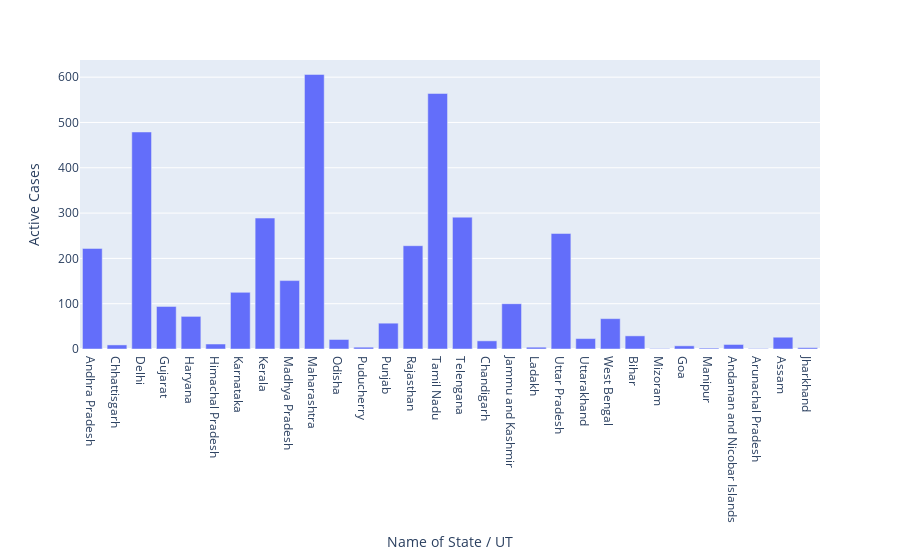

Notebook source saved alongside this figure:
### Code cell
px.bar(df,x='Name of State / UT',y='Active Cases',)

### Figure 1 — Plotly figure (JSON) as saved in the notebook; plotly's stock layout.template omitted (floating-point values rounded to 4 significant figures)
{"data": [{"alignmentgroup": "True", "hovertemplate": "Name of State / UT=%{x}<br>Active Cases=%{y}<extra></extra>", "legendgroup": "", "marker": {"color": "#636efa"}, "name": "", "offsetgroup": "", "orientation": "v", "showlegend": false, "textposition": "auto", "type": "bar", "x": ["Andhra Pradesh", "Chhattisgarh", "Delhi", "Gujarat", "Haryana", "Himachal Pradesh", "Karnataka", "Kerala", "Madhya Pradesh", "Maharashtra", "Odisha", "Puducherry", "Punjab", "Rajasthan", "Tamil Nadu", "Telengana", "Chandigarh", "Jammu and Kashmir", "Ladakh", "Uttar Pradesh", "Uttarakhand", "West Bengal", "Bihar", "Mizoram", "Goa", "Manipur", "Andaman and Nicobar Islands", "Arunachal Pradesh", "Assam", "Jharkhand"], "xaxis": "x", "y": [222, 9, 479, 94, 72, 11, 125, 289, 151, 606, 21, 4, 57, 228, 564, 291, 18, 100, 4, 255, 23, 67, 29, 1, 7, 2, 10, 1, 26, 3], "yaxis": "y"}], "layout": {"barmode": "relative", "legend": {"tracegroupgap": 0}, "margin": {"t": 60}, "xaxis": {"anchor": "y", "domain": [0, 1], "title": {"text": "Name of State / UT"}}, "yaxis": {"anchor": "x", "domain": [0, 1], "title": {"text": "Active Cases"}}}}
